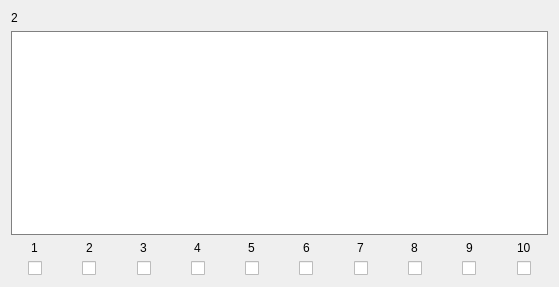
            <widget class="QWidget" name="scrollAreaWidgetContents_3">
             <property name="geometry">
              <rect>
               <x>0</x>
               <y>0</y>
               <width>559</width>
               <height>287</height>
              </rect>
             </property>
             <layout class="QVBoxLayout" name="verticalLayout_2">
              <item>
               <widget class="QLabel" name="Name_2">
                <property name="styleSheet">
                 <string notr="true"/>
                </property>
                <property name="text">
                 <string>2</string>
                </property>
               </widget>
              </item>
              <item>
               <widget class="QTextEdit" name="Text_2">
                <property name="styleSheet">
                 <string notr="true">border: 1px solid gray</string>
                </property>
               </widget>
              </item>
              <item>
               <layout class="QHBoxLayout" name="horizontalLayout_24">
                <property name="bottomMargin">
                 <number>0</number>
                </property>
                <item>
                 <layout class="QVBoxLayout" name="verticalLayout_223">
                  <property name="rightMargin">
                   <number>0</number>
                  </property>
                  <property name="bottomMargin">
                   <number>0</number>
                  </property>
                  <item alignment="Qt::AlignHCenter">
                   <widget class="QLabel" name="label_202">
                    <property name="text">
                     <string>1</string>
                    </property>
                   </widget>
                  </item>
                  <item alignment="Qt::AlignHCenter">
                   <widget class="QCheckBox" name="Check_2_1">
                    <property name="text">
                     <string/>
                    </property>
                   </widget>
                  </item>
                 </layout>
                </item>
                <item>
                 <layout class="QVBoxLayout" name="verticalLayout_224">
                  <property name="rightMargin">
                   <number>0</number>
                  </property>
                  <property name="bottomMargin">
                   <number>0</number>
                  </property>
                  <item alignment="Qt::AlignHCenter">
                   <widget class="QLabel" name="label_203">
                    <property name="text">
                     <string>2</string>
                    </property>
                   </widget>
                  </item>
                  <item alignment="Qt::AlignHCenter">
                   <widget class="QCheckBox" name="Check_2_2">
                    <property name="text">
                     <string/>
                    </property>
                   </widget>
                  </item>
                 </layout>
                </item>
                <item>
                 <layout class="QVBoxLayout" name="verticalLayout_225">
                  <property name="rightMargin">
                   <number>0</number>
                  </property>
                  <property name="bottomMargin">
                   <number>0</number>
                  </property>
                  <item alignment="Qt::AlignHCenter">
                   <widget class="QLabel" name="label_204">
                    <property name="text">
                     <string>3</string>
                    </property>
                   </widget>
                  </item>
                  <item alignment="Qt::AlignHCenter">
                   <widget class="QCheckBox" name="Check_2_3">
                    <property name="text">
                     <string/>
                    </property>
                   </widget>
                  </item>
                 </layout>
                </item>
                <item>
                 <layout class="QVBoxLayout" name="verticalLayout_226">
                  <property name="rightMargin">
                   <number>0</number>
                  </property>
                  <property name="bottomMargin">
                   <number>0</number>
                  </property>
                  <item alignment="Qt::AlignHCenter">
                   <widget class="QLabel" name="label_205">
                    <property name="text">
                     <string>4</string>
                    </property>
                   </widget>
                  </item>
                  <item alignment="Qt::AlignHCenter">
                   <widget class="QCheckBox" name="Check_2_4">
                    <property name="text">
                     <string/>
                    </property>
                   </widget>
                  </item>
                 </layout>
                </item>
                <item>
                 <layout class="QVBoxLayout" name="verticalLayout_227">
                  <property name="rightMargin">
                   <number>0</number>
                  </property>
                  <property name="bottomMargin">
                   <number>0</number>
                  </property>
                  <item alignment="Qt::AlignHCenter">
                   <widget class="QLabel" name="label_206">
                    <property name="text">
                     <string>5</string>
                    </property>
                   </widget>
                  </item>
                  <item alignment="Qt::AlignHCenter">
                   <widget class="QCheckBox" name="Check_2_5">
                    <property name="text">
                     <string/>
                    </property>
                   </widget>
                  </item>
                 </layout>
                </item>
                <item>
                 <layout class="QVBoxLayout" name="verticalLayout_228">
                  <property name="rightMargin">
                   <number>0</number>
                  </property>
                  <property name="bottomMargin">
                   <number>0</number>
                  </property>
                  <item alignment="Qt::AlignHCenter">
                   <widget class="QLabel" name="label_207">
                    <property name="text">
                     <string>6</string>
                    </property>
                   </widget>
                  </item>
                  <item alignment="Qt::AlignHCenter">
                   <widget class="QCheckBox" name="Check_2_6">
                    <property name="text">
                     <string/>
                    </property>
                   </widget>
                  </item>
                 </layout>
                </item>
                <item>
                 <layout class="QVBoxLayout" name="verticalLayout_229">
                  <property name="rightMargin">
                   <number>0</number>
                  </property>
                  <property name="bottomMargin">
                   <number>0</number>
                  </property>
                  <item alignment="Qt::AlignHCenter">
                   <widget class="QLabel" name="label_208">
                    <property name="text">
                     <string>7</string>
                    </property>
                   </widget>
                  </item>
                  <item alignment="Qt::AlignHCenter">
                   <widget class="QCheckBox" name="Check_2_7">
                    <property name="text">
                     <string/>
                    </property>
                   </widget>
                  </item>
                 </layout>
                </item>
                <item>
                 <layout class="QVBoxLayout" name="verticalLayout_230">
                  <property name="rightMargin">
                   <number>0</number>
                  </property>
                  <property name="bottomMargin">
                   <number>0</number>
                  </property>
                  <item alignment="Qt::AlignHCenter">
                   <widget class="QLabel" name="label_209">
                    <property name="text">
                     <string>8</string>
                    </property>
                   </widget>
                  </item>
                  <item alignment="Qt::AlignHCenter">
                   <widget class="QCheckBox" name="Check_2_8">
                    <property name="text">
                     <string/>
                    </property>
                   </widget>
                  </item>
                 </layout>
                </item>
                <item>
                 <layout class="QVBoxLayout" name="verticalLayout_231">
                  <property name="rightMargin">
                   <number>0</number>
                  </property>
                  <property name="bottomMargin">
                   <number>0</number>
                  </property>
                  <item alignment="Qt::AlignHCenter">
                   <widget class="QLabel" name="label_210">
                    <property name="text">
                     <string>9</string>
                    </property>
                   </widget>
                  </item>
                  <item alignment="Qt::AlignHCenter">
                   <widget class="QCheckBox" name="Check_2_9">
                    <property name="text">
                     <string/>
                    </property>
                   </widget>
                  </item>
                 </layout>
                </item>
                <item>
                 <layout class="QVBoxLayout" name="verticalLayout_232">
                  <property name="rightMargin">
                   <number>0</number>
                  </property>
                  <property name="bottomMargin">
                   <number>0</number>
                  </property>
                  <item alignment="Qt::AlignHCenter">
                   <widget class="QLabel" name="label_211">
                    <property name="text">
                     <string>10</string>
                    </property>
                   </widget>
                  </item>
                  <item alignment="Qt::AlignHCenter">
                   <widget class="QCheckBox" name="Check_2_10">
                    <property name="text">
                     <string/>
                    </property>
                   </widget>
                  </item>
                 </layout>
                </item>
               </layout>
              </item>
             </layout>
            </widget>
